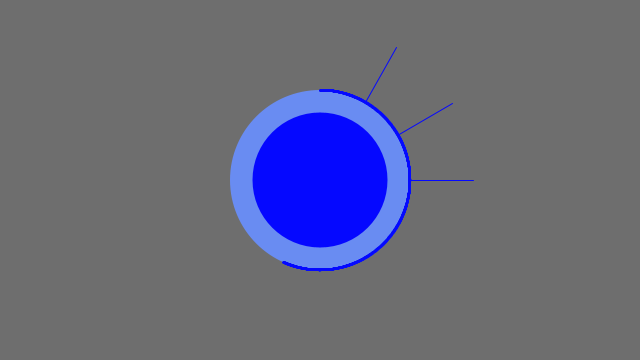
Frame 1 (no input)
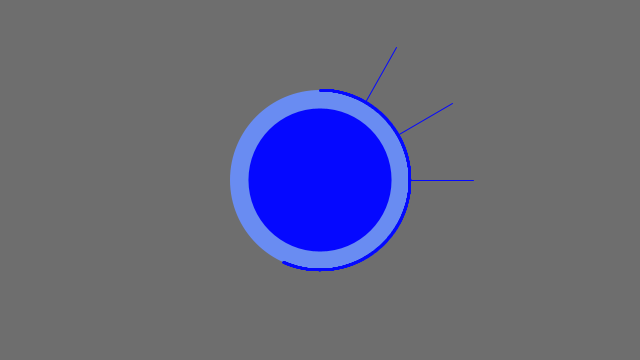
Frame 60 (the mouse pressed at the canvas centre just before this capture)
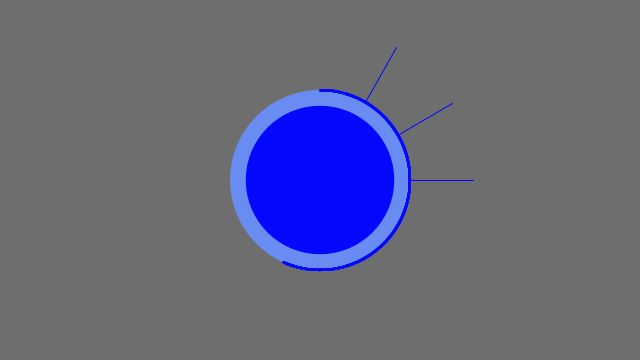
Frame 120 (the mouse held since frame 60 and released just before this capture)

The Processing sketch that drew these frames (run headless with seeded random() and noise(); from frame 60 on, the mouse is pressed at the canvas centre):

// Processing sketch: processing_186109
// ── processing_186109.pde

/*Reloj creativo.
Realizado por Laia Cámpiz Gutiérrez.
Creación de Videojuegos.
Comunicación Audiovisual. 
Universidad Pompeu Fabra. */


//Declaramos variables.
int cx;
int cy;
float radioSegundos;
float radioMinutos;
float radioHoras;
float fondo;

void setup() {
  size(640, 360);

  //Damos valor a las variables que hemos declarado arriba. 
  cx = width / 2;
  cy = height / 2;
  
  
  //Se elige el menor valor de la altura o la anchura de la ventana (tamaño dado en size) y se establece como radio máximo del reloj. Esto sirve
  //para que el tamaño sea proporcional a la ventana. 
  
  int radio = min(width, height) / 2;  //Minimo de la ventana entre el valor width y height. En este caso sería height porque es 360 y width es 640.
  radioSegundos = radio * 0.45;         //lo multiplicamos por el numero que queramos. Para que no sea tan grande. 
  radioMinutos = radio * 0.5;
  radioHoras = radio * 0.85;
  fondo =  2 * radio * 0.5;   //Aquí lo multiplicamos además por 2 porque queremos el diámetro y no el radio. 
}

void draw() {
  background(110);
  
  fondoReloj(); 
  horas();
  minutos();
  segundos();
}
  
  






///////////////////////////////////////////////////////////////FUNCIONES/////////////////////////////////////////////////////////

void fondoReloj (){
  //Dibujamos el fondo del reloj.
  //fill(245,255,180);
  noStroke();
  
  boolean amanecer = ((hour()>=6)&&(hour()<=8));
  boolean dia = ((hour()>8)&&(hour()<19));
  boolean atardecer = ((hour()>=19)&&(hour()<=20));     
  
  //Cambio color fondo
  if (amanecer){
    fill(255,204,121);
  }

  if (dia){
    fill(245,255,180);
  }

  if (atardecer){
    fill(245,158,164);
  }
   
  if ((!amanecer)&&(!dia)&&(!atardecer)) {
    fill(105,140,242);
  }
 
  ellipse(cx, cy, fondo, fondo);     //Utilizamos la variable fondo porque nos interesa que tenga el radio que hemos indicado arriba en esta variable.
}


void horas (){
  //HORAS
   int horaBase12=hour();          //Queremos que sea sobre 12 y el ordenador va sobre 24. Por eso cuando la hora sea más grande que 12 le restaremos a la hora del ordenador 12.
   if (horaBase12>12) {
      horaBase12 = horaBase12-12; //Restamos 12 porque es la diferencia entre hora analógica y digital. Por ejemplo 20:00 o 8:00pm. 20-8 = 12.
   }
   
  strokeWeight(1);
  
  boolean amanecer = ((hour()>=6)&&(hour()<=8));
  boolean dia = ((hour()>8)&&(hour()<19));
  boolean atardecer = ((hour()>=19)&&(hour()<=20)); 

//Cambio color según segundos  
 if (amanecer){
    stroke(255,144,8);
  }

  if (dia){
    stroke(255,233,64);
  }

  if (atardecer){
    stroke(245,54,80);
  }
   
  if ((!amanecer)&&(!dia)&&(!atardecer)) {
    stroke(5,8,255);
  } 
 
 for (float  pintaHora = 1; pintaHora <= horaBase12; pintaHora++) {    //Esto sirve para que se mantengan las rayas. Siempre y cuando la hora sea 0 y más pequeña o igual
  
  float gradosHoras = pintaHora*(2*PI)/12- HALF_PI;        //2*PI = 360º de la circumferencia. Se divide en 12 porque son las horas que queremos y le restamos HALF_PI para que empieze en las 12 y no en las 3. 
  float xInterno = cx + cos(gradosHoras) * radioMinutos;   //Esto nos da las 4 coordenadas necesarias para pintar las horas. Cos 
  float yInterno = cy + sin(gradosHoras) * radioMinutos;   //radioMinutos porque necesitamos que la primera coordenada esté situada en la circumferencia de los minutos. 
  float xExterno = cx + cos(gradosHoras) * radioHoras;     //radioHoras porque la segunda coordenada estará en el circulo de las horas, aunque este circulo no esté dibujado.
  float yExterno = cy + sin(gradosHoras) * radioHoras;
  
  line(xInterno,yInterno,xExterno,yExterno);               //Creamos una linea dentro del bucle for con estas coordenadas.
 } 
} 

void minutos (){
 
  //MINUTOS
  float gradosMinutos=minute()*(2*PI)/60 - HALF_PI;   //En este caso lo dividimos entre 60, porque son 60 minutos. Restamos Half_PI por el mismo motivo que antes.
  strokeWeight(2);
  beginShape(POINTS);
  
  boolean amanecer = ((hour()>=6)&&(hour()<=8));
  boolean dia = ((hour()>8)&&(hour()<19));
  boolean atardecer = ((hour()>=19)&&(hour()<=20));
  
  
  //Cambio color según minutos
  if (amanecer){
    stroke(255,144,8);
  }

  if (dia){
    stroke(255,233,64);
  }

  if (atardecer){
    stroke(245,54,80);
  }
   
  if ((!amanecer)&&(!dia)&&(!atardecer)) {
    stroke(5,8,255);
  } 
  
  //Como hacemos el bucle segun el angulo, debemos restar tambien en el inicio de las 12 y no en el de las 3.
  for (float  angle = 0- HALF_PI; angle < gradosMinutos; angle+=0.001) {
    //Posicionamiento de un ángulo en coordenadas x,y en una circunferencia. Fórmula extraida de VITUTOR (Poner enlace).
    float x = cx + cos(angle) * radioMinutos;    //Formula extraida del ejemplo siguiente: https://processing.org/examples/clock.html
    float y = cy + sin(angle) * radioMinutos;
    vertex(x, y);
  }
  endShape();   
}

void segundos (){
 //SEGUNDOS
  
  float segundos =second()*radioSegundos/60; //radioSegundos es el tamaño de la circumferencia. Por eso lo dividimos entre 60 segundos que son los que queremos conseguir.
  //fill(255);
  
  boolean amanecer = ((hour()>=6)&&(hour()<=8));
  boolean dia = ((hour()>8)&&(hour()<19));
  boolean atardecer = ((hour()>=19)&&(hour()<=20));
   
  //Cambio de color según horas.
   
  noStroke();         
  
  if (amanecer){
    fill(255,144,8);
  }

  if (dia){
    fill(255,233,64);
  }

  if (atardecer){
    fill(245,54,80);
  }
   
  if ((!amanecer)&&(!dia)&&(!atardecer)) {
    fill(5,8,255);
  }
  
ellipse(cx, cy, 2*segundos, 2*segundos); //Multiplicamos segundos por dos porque la función ellipse funciona con diametro y lo que hemos declarado es el radio.  
}  
